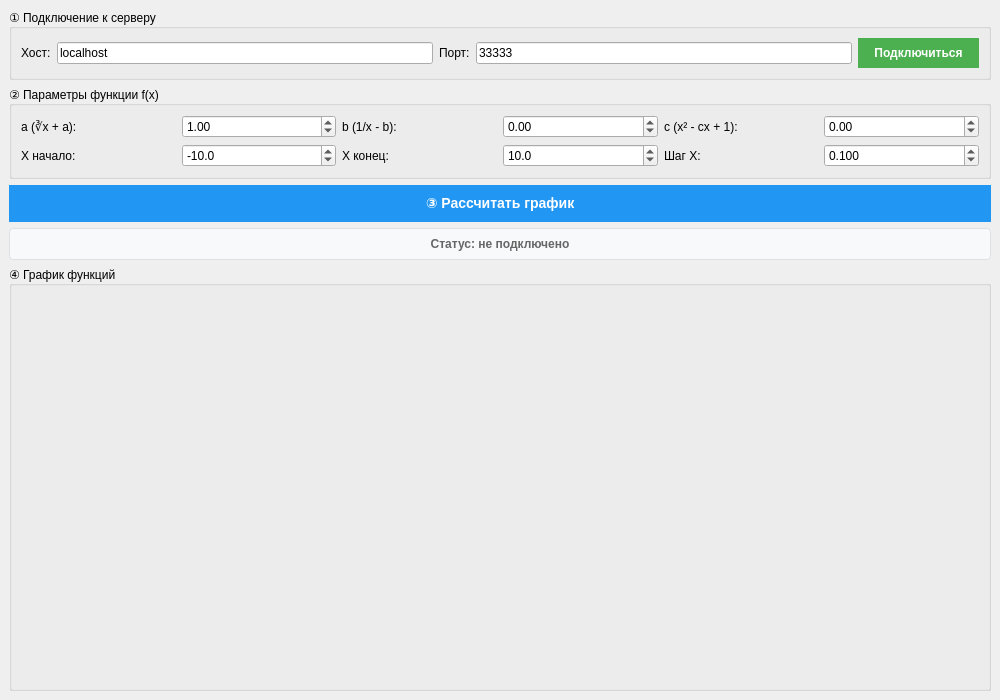
<?xml version="1.0" encoding="UTF-8"?>
<ui version="4.0">
 <class>ClientGUI</class>
 <widget class="QMainWindow" name="ClientGUI">
  <property name="geometry">
   <rect>
    <x>0</x>
    <y>0</y>
    <width>1000</width>
    <height>700</height>
   </rect>
  </property>
  <property name="windowTitle">
   <string>Клиент построения графиков — Система функций</string>
  </property>
  <widget class="QWidget" name="centralWidget">
   <layout class="QVBoxLayout" name="verticalLayout">
    <item>
     <widget class="QGroupBox" name="groupBoxConnection">
      <property name="title">
       <string>① Подключение к серверу</string>
      </property>
      <layout class="QHBoxLayout" name="horizontalLayoutConnection">
       <item>
        <widget class="QLabel" name="labelHost">
         <property name="text">
          <string>Хост:</string>
         </property>
        </widget>
       </item>
       <item>
        <widget class="QLineEdit" name="hostEdit">
         <property name="text">
          <string>localhost</string>
         </property>
         <property name="placeholderText">
          <string>Введите IP или localhost</string>
         </property>
        </widget>
       </item>
       <item>
        <widget class="QLabel" name="labelPort">
         <property name="text">
          <string>Порт:</string>
         </property>
        </widget>
       </item>
       <item>
        <widget class="QLineEdit" name="portEdit">
         <property name="text">
          <string>33333</string>
         </property>
         <property name="placeholderText">
          <string>Номер порта</string>
         </property>
        </widget>
       </item>
       <item>
        <widget class="QPushButton" name="connectButton">
         <property name="text">
          <string>Подключиться</string>
         </property>
         <property name="styleSheet">
          <string notr="true">QPushButton {
    background-color: #4CAF50;
    color: white;
    border: none;
    padding: 8px 16px;
    font-weight: bold;
}
QPushButton:hover {
    background-color: #45a049;
}</string>
         </property>
        </widget>
       </item>
      </layout>
     </widget>
    </item>
    <item>
     <widget class="QGroupBox" name="groupBoxFunction">
      <property name="title">
       <string>② Параметры функции f(x)</string>
      </property>
      <layout class="QGridLayout" name="gridLayoutFunction">
       <!-- Строка 1: Параметры a, b, c -->
       <item row="0" column="0">
        <widget class="QLabel" name="labelA">
         <property name="text">
          <string>a (∛x + a):</string>
         </property>
        </widget>
       </item>
       <item row="0" column="1">
        <widget class="QDoubleSpinBox" name="aSpinBox">
         <property name="decimals">
          <number>2</number>
         </property>
         <property name="minimum">
          <double>-50.00</double>
         </property>
         <property name="maximum">
          <double>50.00</double>
         </property>
         <property name="value">
          <double>1.00</double>
         </property>
        </widget>
       </item>
       <item row="0" column="2">
        <widget class="QLabel" name="labelB">
         <property name="text">
          <string>b (1/x - b):</string>
         </property>
        </widget>
       </item>
       <item row="0" column="3">
        <widget class="QDoubleSpinBox" name="bSpinBox">
         <property name="decimals">
          <number>2</number>
         </property>
         <property name="minimum">
          <double>-50.00</double>
         </property>
         <property name="maximum">
          <double>50.00</double>
         </property>
         <property name="value">
          <double>0.00</double>
         </property>
        </widget>
       </item>
       <item row="0" column="4">
        <widget class="QLabel" name="labelC">
         <property name="text">
          <string>c (x² - cx + 1):</string>
         </property>
        </widget>
       </item>
       <item row="0" column="5">
        <widget class="QDoubleSpinBox" name="cSpinBox">
         <property name="decimals">
          <number>2</number>
         </property>
         <property name="minimum">
          <double>-50.00</double>
         </property>
         <property name="maximum">
          <double>50.00</double>
         </property>
         <property name="value">
          <double>0.00</double>
         </property>
        </widget>
       </item>

       <!-- Строка 2: Диапазон X -->
       <item row="1" column="0">
        <widget class="QLabel" name="labelXStart">
         <property name="text">
          <string>X начало:</string>
         </property>
        </widget>
       </item>
       <item row="1" column="1">
        <widget class="QDoubleSpinBox" name="xStartSpinBox">
         <property name="decimals">
          <number>1</number>
         </property>
         <property name="minimum">
          <double>-100.0</double>
         </property>
         <property name="maximum">
          <double>0.0</double>
         </property>
         <property name="value">
          <double>-10.0</double>
         </property>
        </widget>
       </item>
       <item row="1" column="2">
        <widget class="QLabel" name="labelXEnd">
         <property name="text">
          <string>X конец:</string>
         </property>
        </widget>
       </item>
       <item row="1" column="3">
        <widget class="QDoubleSpinBox" name="xEndSpinBox">
         <property name="decimals">
          <number>1</number>
         </property>
         <property name="minimum">
          <double>0.0</double>
         </property>
         <property name="maximum">
          <double>100.0</double>
         </property>
         <property name="value">
          <double>10.0</double>
         </property>
        </widget>
       </item>
       <item row="1" column="4">
        <widget class="QLabel" name="labelXStep">
         <property name="text">
          <string>Шаг X:</string>
         </property>
        </widget>
       </item>
       <item row="1" column="5">
        <widget class="QDoubleSpinBox" name="xStepSpinBox">
         <property name="decimals">
          <number>3</number>
         </property>
         <property name="minimum">
          <double>0.01</double>
         </property>
         <property name="maximum">
          <double>10.0</double>
         </property>
         <property name="value">
          <double>0.1</double>
         </property>
        </widget>
       </item>
      </layout>
     </widget>
    </item>
    <item>
     <widget class="QPushButton" name="calculateButton">
      <property name="text">
      <string>③ Рассчитать график</string>
      </property>
      <property name="styleSheet">
       <string notr="true">QPushButton {
    background-color: #2196F3;
    color: white;
    border: none;
    padding: 10px 20px;
    font-weight: bold;
    font-size: 14px;
}
QPushButton:hover {
    background-color: #0b7dda;
}</string>
      </property>
     </widget>
    </item>
    <item>
     <widget class="QLabel" name="statusLabel">
      <property name="text">
       <string>Статус: не подключено</string>
      </property>
      <property name="alignment">
       <set>Qt::AlignCenter</set>
      </property>
      <property name="styleSheet">
       <string notr="true">QLabel {
    color: #666;
    font-weight: bold;
    padding: 8px;
    background: #f8f9fa;
    border: 1px solid #dee2e6;
    border-radius: 4px;
}</string>
      </property>
     </widget>
    </item>
    <item>
     <widget class="QGroupBox" name="groupBoxChart">
      <property name="title">
       <string>④ График функций</string>
      </property>
      <layout class="QVBoxLayout" name="verticalLayoutChart">
       <item>
        <widget class="QWidget" name="chartContainer">
         <property name="sizePolicy">
          <sizepolicy hsizetype="Expanding" vsizetype="Expanding">
           <horstretch>0</horstretch>
           <verstretch>0</verstretch>
          </sizepolicy>
         </property>
        </widget>
       </item>
      </layout>
     </widget>
    </item>
   </layout>
  </widget>
 </widget>
 <resources/>
 <connections/>
</ui>
